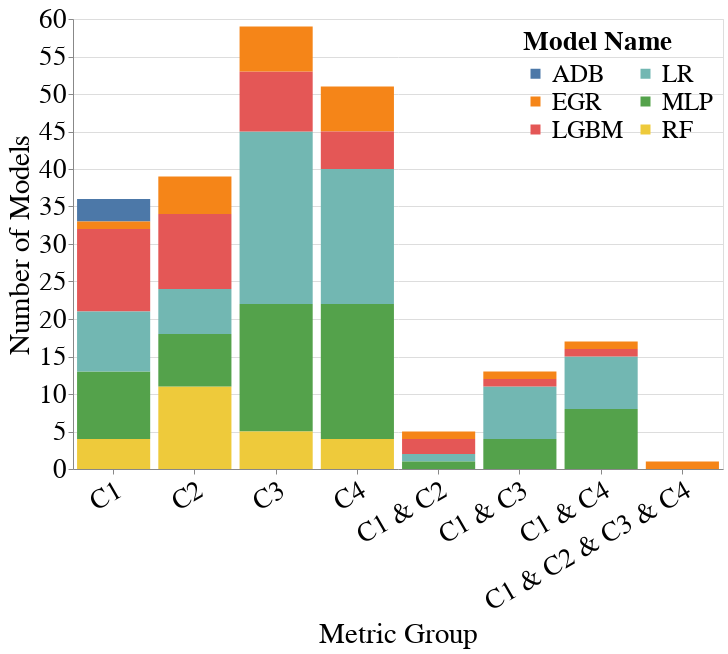

Notebook cell for this chart:
### Markdown cell above
### Law School

### Code cell
# Metrics for constraints: [C1, C2, C3, C4]
metrics = ['Accuracy', 'Equalized_Odds_FNR', 'Label_Stability_Ratio', 'Std_Parity']
metrics_value_range_dct = {
    metrics[0]: [0.9, 1.0], # C1
    metrics[1]: [0, 0.02], # C2
    metrics[2]: [0.95, 1.05], # C3
    metrics[3]: [-0.02, 0.02], # C4
    f'{metrics[0]}&{metrics[1]}': None, # C1 + C2
    f'{metrics[0]}&{metrics[2]}': None, # C1 + C3
    f'{metrics[0]}&{metrics[3]}': None, # C1 + C4
    f'{metrics[0]}&{metrics[1]}&{metrics[2]}&{metrics[3]}': None, # C1 + C2 + C3 + C4
}
create_bar_chart_for_model_selection(all_subgroup_metrics_df,
                                     all_group_metrics_df,
                                     metrics_value_range_dct,
                                     dataset_name='Law_School',
                                     group='male&race',
                                     vals_to_replace=vals_to_replace)

### Figure 1 — Vega-Lite specification as saved in the notebook (floating-point values rounded to 4 significant figures)
{"config": {"view": {"continuousWidth": 400, "continuousHeight": 300}, "axis": {"labelFontSize": 27, "labelFontWeight": "normal", "labelLimit": 300, "tickMinStep": 1, "titleFontSize": 29, "titleFontWeight": "normal"}, "legend": {"columns": 2, "labelFontSize": 25, "labelLimit": 300, "legendX": 450, "legendY": 10, "orient": "none", "symbolStrokeWidth": 4, "titleFontSize": 27, "titleLimit": 220}, "title": {"fontSize": 27}}, "data": {"name": "data-515d99af4c70185e487bc7b9821f67be"}, "mark": "bar", "encoding": {"color": {"field": "Model_Name", "legend": {"title": "Model Name"}, "type": "nominal"}, "x": {"axis": {"labelAngle": -30}, "field": "Title", "sort": {"order": "ascending"}, "title": "Metric Group", "type": "nominal"}, "y": {"field": "Number_of_Models", "title": "Number of Models", "type": "quantitative"}}, "height": 450, "width": 650, "$schema": "https://vega.github.io/schema/vega-lite/v4.17.0.json", "datasets": {"data-515d99af4c70185e487bc7b9821f67be": [{"Model_Name": "LGBM", "Number_of_Models": 11, "Metric_Group": "Accuracy", "Alias": "C1", "Title": "C1"}, {"Model_Name": "MLP", "Number_of_Models": 9, "Metric_Group": "Accuracy", "Alias": "C1", "Title": "C1"}, {"Model_Name": "LR", "Number_of_Models": 8, "Metric_Group": "Accuracy", "Alias": "C1", "Title": "C1"}, {"Model_Name": "RF", "Number_of_Models": 4, "Metric_Group": "Accuracy", "Alias": "C1", "Title": "C1"}, {"Model_Name": "ADB", "Number_of_Models": 3, "Metric_Group": "Accuracy", "Alias": "C1", "Title": "C1"}, {"Model_Name": "EGR", "Number_of_Models": 1, "Metric_Group": "Accuracy", "Alias": "C1", "Title": "C1"}, {"Model_Name": "RF", "Number_of_Models": 11, "Metric_Group": "Equalized_Odds_FNR", "Alias": "C2", "Title": "C2"}, {"Model_Name": "LGBM", "Number_of_Models": 10, "Metric_Group": "Equalized_Odds_FNR", "Alias": "C2", "Title": "C2"}, {"Model_Name": "MLP", "Number_of_Models": 7, "Metric_Group": "Equalized_Odds_FNR", "Alias": "C2", "Title": "C2"}, {"Model_Name": "LR", "Number_of_Models": 6, "Metric_Group": "Equalized_Odds_FNR", "Alias": "C2", "Title": "C2"}, {"Model_Name": "EGR", "Number_of_Models": 5, "Metric_Group": "Equalized_Odds_FNR", "Alias": "C2", "Title": "C2"}, {"Model_Name": "LR", "Number_of_Models": 23, "Metric_Group": "Label_Stability_Ratio", "Alias": "C3", "Title": "C3"}, {"Model_Name": "MLP", "Number_of_Models": 17, "Metric_Group": "Label_Stability_Ratio", "Alias": "C3", "Title": "C3"}, {"Model_Name": "LGBM", "Number_of_Models": 8, "Metric_Group": "Label_Stability_Ratio", "Alias": "C3", "Title": "C3"}, {"Model_Name": "EGR", "Number_of_Models": 6, "Metric_Group": "Label_Stability_Ratio", "Alias": "C3", "Title": "C3"}, {"Model_Name": "RF", "Number_of_Models": 5, "Metric_Group": "Label_Stability_Ratio", "Alias": "C3", "Title": "C3"}, {"Model_Name": "LR", "Number_of_Models": 18, "Metric_Group": "Std_Parity", "Alias": "C4", "Title": "C4"}, {"Model_Name": "MLP", "Number_of_Models": 18, "Metric_Group": "Std_Parity", "Alias": "C4", "Title": "C4"}, {"Model_Name": "EGR", "Number_of_Models": 6, "Metric_Group": "Std_Parity", "Alias": "C4", "Title": "C4"}, {"Model_Name": "LGBM", "Number_of_Models": 5, "Metric_Group": "Std_Parity", "Alias": "C4", "Title": "C4"}, {"Model_Name": "RF", "Number_of_Models": 4, "Metric_Group": "Std_Parity", "Alias": "C4", "Title": "C4"}, {"Model_Name": "LGBM", "Number_of_Models": 2, "Metric_Group": "Accuracy&Equalized_Odds_FNR", "Alias": "C1 & C2", "Title": "C1 & C2"}, {"Model_Name": "EGR", "Number_of_Models": 1, "Metric_Group": "Accuracy&Equalized_Odds_FNR", "Alias": "C1 & C2", "Title": "C1 & C2"}, {"Model_Name": "LR", "Number_of_Models": 1, "Metric_Group": "Accuracy&Equalized_Odds_FNR", "Alias": "C1 & C2", "Title": "C1 & C2"}, {"Model_Name": "MLP", "Number_of_Models": 1, "Metric_Group": "Accuracy&Equalized_Odds_FNR", "Alias": "C1 & C2", "Title": "C1 & C2"}, {"Model_Name": "LR", "Number_of_Models": 7, "Metric_Group": "Accuracy&Label_Stability_Ratio", "Alias": "C1 & C3", "Title": "C1 & C3"}, {"Model_Name": "MLP", "Number_of_Models": 4, "Metric_Group": "Accuracy&Label_Stability_Ratio", "Alias": "C1 & C3", "Title": "C1 & C3"}, {"Model_Name": "EGR", "Number_of_Models": 1, "Metric_Group": "Accuracy&Label_Stability_Ratio", "Alias": "C1 & C3", "Title": "C1 & C3"}, {"Model_Name": "LGBM", "Number_of_Models": 1, "Metric_Group": "Accuracy&Label_Stability_Ratio", "Alias": "C1 & C3", "Title": "C1 & C3"}, {"Model_Name": "MLP", "Number_of_Models": 8, "Metric_Group": "Accuracy&Std_Parity", "Alias": "C1 & C4", "Title": "C1 & C4"}, {"Model_Name": "LR", "Number_of_Models": 7, "Metric_Group": "Accuracy&Std_Parity", "Alias": "C1 & C4", "Title": "C1 & C4"}, {"Model_Name": "EGR", "Number_of_Models": 1, "Metric_Group": "Accuracy&Std_Parity", "Alias": "C1 & C4", "Title": "C1 & C4"}, {"Model_Name": "LGBM", "Number_of_Models": 1, "Metric_Group": "Accuracy&Std_Parity", "Alias": "C1 & C4", "Title": "C1 & C4"}, {"Model_Name": "EGR", "Number_of_Models": 1, "Metric_Group": "Accuracy&Equalized_Odds_FNR&Label_Stability_Ratio&Std_Parity", "Alias": "C1 & C2 & C3 & C4", "Title": "C1 & C2 & C3 & C4"}]}}
